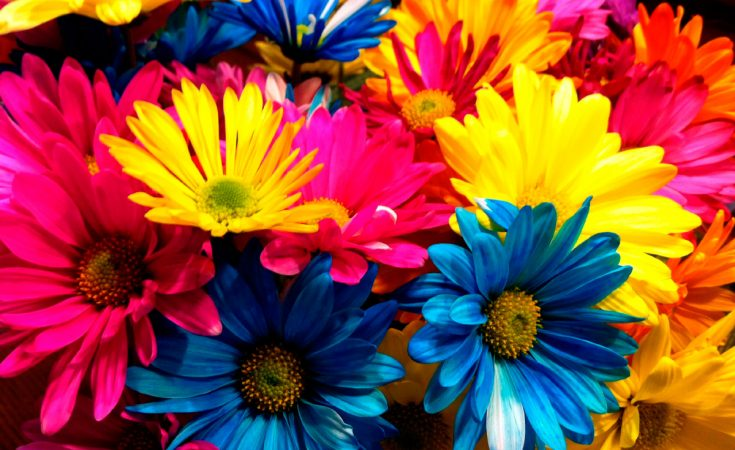
#> input picture images/flores.jpg, 735 x 450 px
$ python band.py
#> lines starting #> are read from the running program, lines starting #| are printed output that depends on the picture
from PIL import Image

if __name__ == "__main__":
    try:
        image = Image.open('images/flores.jpg')
#> image is the input picture: PIL image 735x450 RGB; mean R, G, B 146.1, 75.8, 57.3

        bands = image.getbands()
#> bands = ('R', 'G', 'B')
        print(bands)
#| ('R', 'G', 'B')

        #para trabajar con las bandas se usa el método split
        red, green ,blue = image.split() # tupla (r,g,b,a)
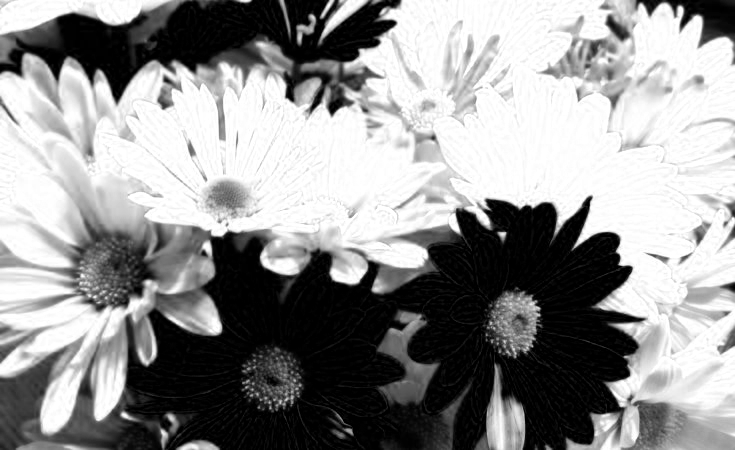
#> red: PIL image 735x450 L; min 0, max 255, mean 146.1
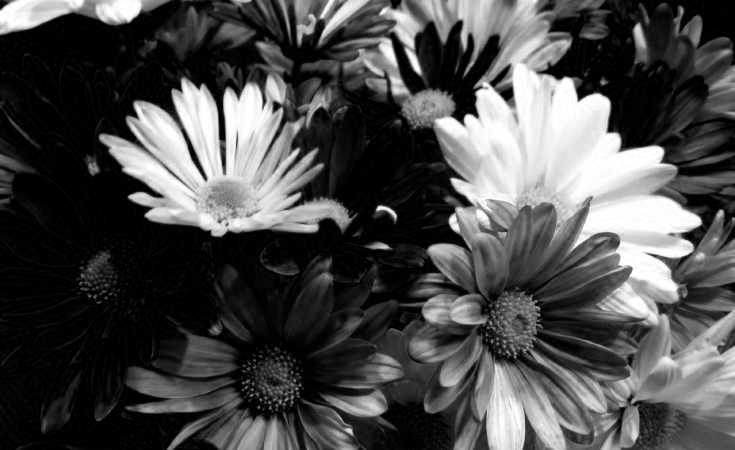
#> green: PIL image 735x450 L; min 0, max 255, mean 75.8
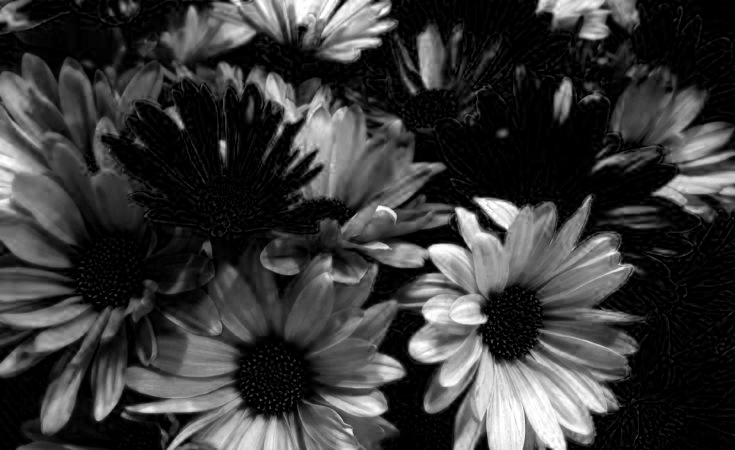
#> blue: PIL image 735x450 L; min 0, max 255, mean 57.3

        print("RED ", red)
#| RED  <PIL.Image.Image image mode=L size=735x450 at 0x7F6BD664DF90>
        print("GREEN ", green)
#| GREEN  <PIL.Image.Image image mode=L size=735x450 at 0x7F6BD664DAD0>
        print("BLUE ", blue)
#| BLUE  <PIL.Image.Image image mode=L size=735x450 at 0x7F6BD664DB50>
        red.show()
        green.show()
        blue.show()


        #image.show()
    except FileNotFoundError as error:
        print("El archivo no se encuentra :( !")
